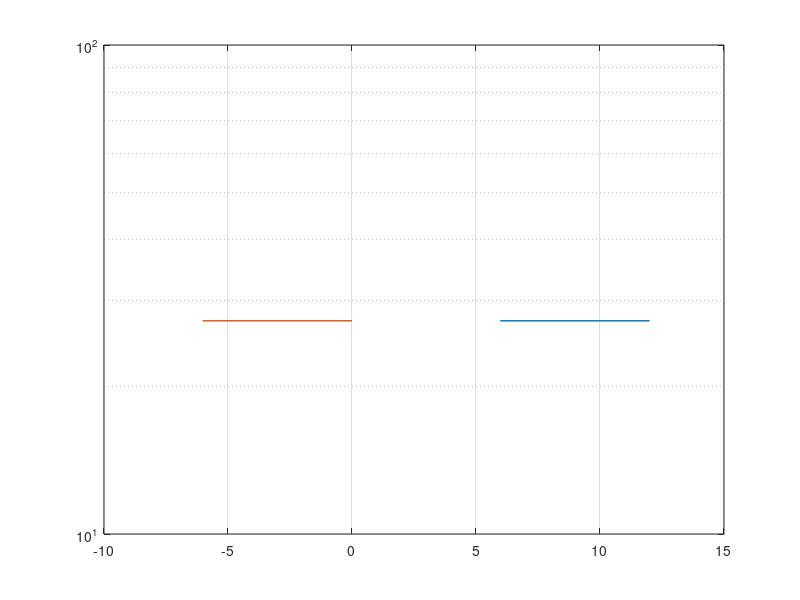

The MATLAB script that drew this image:
clc , clear all , close all
%%
% Los cambios en ganancia se interpretan en una esclaa de decibeles, mas
% que en una escala lineal

dB = -6 ; % entrada correspondiente a 6 dB, la mitad de la amplitud y 6 es el doble amplitud
10 ^(dB / 20) ; % dB = 20 Log(Lin)

%%
signal = [0 ; 0.5 ; 1 ; 0.5 ; 0 ; -0.5 ; -1 ; -0.5];
stem(signal); grid on ;hold on
out = [];
dB = 12;
linGain = 10 ^(dB / 20);

for n = 1 : length(signal)
    out(n,1) = signal(n,1) * linGain;
end

stem (out); hold off; 

% convertirlo a dB
outDB = []; signalDB = [];
for n = 1 : length(signal)
    outDB(n,1) = 20* log10(out(n,1));
    signalDB(n,1) = 20* log10(signal(n,1));
end
outDB
signalDB
%outDB = 20* log10(out); signalDB = 20 * log10(signal);

plot(outDB);set(gca, 'YScale', 'log'); grid on; hold on; plot(signalDB);
%semilog(signalDB);